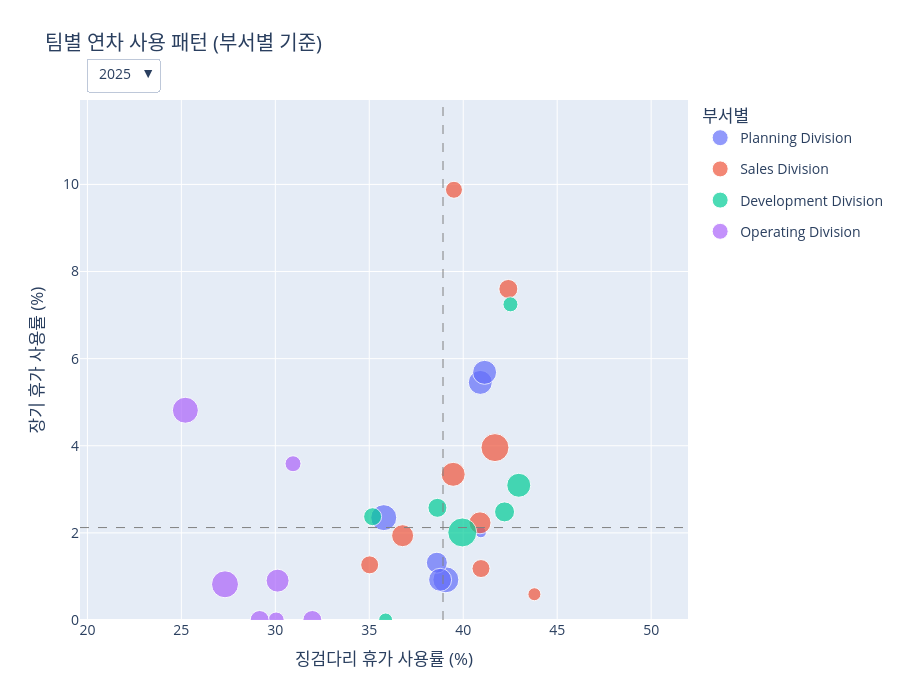

Write notebook code for a chart like this one.
### Code cell
# 2. 필요한 모듈 임포트
import pandas as pd
import plotly.graph_objects as go
import plotly.io as pio
from IPython.display import display

from services.data_preparer import prepare_proposal_20_data
from services.proposal_views.proposal_20_view import create_figure_and_df

# --- 테스트 실행 ---

# 1. app.py의 역할 (1): 데이터 준비 함수를 호출하여 필요한 데이터를 미리 로드합니다.
print("Step 1: `data_preparer`를 통해 분석용 데이터와 순서 정보를 준비합니다...")
# 글로벌 필터는 모두 기본값('전체')으로 호출
data_bundle = prepare_proposal_20_data() 
analysis_df = data_bundle.get("analysis_df", pd.DataFrame())
order_map = data_bundle.get("order_map", {})
print(" -> 데이터 준비 완료!")


# 2. app.py의 역할 (2): 사용자가 Streamlit 위젯을 통해 필터를 선택했다고 가정합니다.

# 2-1. app.py에 있을 차원 설정(Dimension Config) 정의
DIMENSION_CONFIG = {
    '부서별': {'type': 'hierarchical', 'top': 'DIVISION_NAME', 'sub': 'OFFICE_NAME'},
    '직무별': {'type': 'hierarchical', 'top': 'JOB_L1_NAME', 'sub': 'JOB_L2_NAME'},
    '직위직급별': {'type': 'flat', 'col': 'POSITION_NAME'},
    '성별': {'type': 'flat', 'col': 'GENDER'},
    '연령별': {'type': 'flat', 'col': 'AGE_BIN'},
    '경력연차별': {'type': 'flat', 'col': 'CAREER_BIN'},
    '연봉구간별': {'type': 'flat', 'col': 'SALARY_BIN'},
    '지역별': {'type': 'flat', 'col': 'REGION_CATEGORY'},
    '계약별': {'type': 'flat', 'col': 'CONT_CATEGORY'}
}

# 2-2. 사용자 선택 시뮬레이션
# ----- 테스트하고 싶은 값으로 변경 -----
selected_dimension_ui = '부서별'
# 이 뷰는 드릴다운 기능이 없으므로, drilldown_selection은 '전체'로 고정
drilldown_selection = '전체'
# -----------------------------------

print(f"Step 2: 사용자가 '{selected_dimension_ui}' 차원을 선택했습니다.")


# 3. app.py의 역할 (3): view 함수에 준비된 모든 데이터와 필터 값을 전달하여 결과물 생성
print("Step 3: `view` 모듈을 호출하여 그래프와 요약 테이블을 생성합니다...")
if not analysis_df.empty:
    fig, aggregate_df = create_figure_and_df(
        analysis_df=analysis_df, 
        dimension_ui_name=selected_dimension_ui, 
        # drilldown_selection=drilldown_selection, # 이 뷰는 '전체'일 때만 작동
        dimension_config=DIMENSION_CONFIG,
        order_map=order_map
    )
    print(" -> 생성 완료!")
else:
    print(" -> 분석할 데이터가 없어 빈 결과물을 생성합니다.")
    fig, aggregate_df = go.Figure(), pd.DataFrame()


# --- 결과 확인 ---

# 4. ipynb에서 생성된 그래프를 확인합니다.
print("\n--- [결과 1] 생성된 Plotly 그래프 ---")
# pio.renderers.default = 'vscode' 
fig.show()

# 5. ipynb에서 생성된 요약 테이블(aggregate_df)을 확인합니다.
print(f"\n--- [결과 2] 생성된 요약 테이블 ---")
display(aggregate_df)

### Figure 1 — Plotly figure (JSON) as saved in the notebook; plotly's stock layout.template omitted (floating-point values rounded to 4 significant figures)
{"data": [{"customdata": [["Planning Division", 11], ["Planning Division", 24], ["Planning Division", 26], ["Planning Division", 21], ["Planning Division", 26], ["Planning Division", 24], ["Planning Division", 23]], "hovertemplate": "<b>팀: %{text}</b><br>부서별: %{customdata[0]}<br>징검다리 휴가율: %{x:.1f}%<br>장기 휴가율: %{y:.1f}%<br>팀 인원수: %{customdata[1]}<extra></extra>", "legendgroup": "Planning Division", "marker": {"color": "#636EFA", "size": [11, 24, 26, 21, 26, 24, 23], "sizemin": 4, "sizeref": 1}, "mode": "markers", "name": "Planning Division", "showlegend": true, "text": ["Accounting Team", "Analysis Team", "Finance Office", "HR Team", "Planning Team", "Strategy Office", "Treasury Team"], "type": "scatter", "visible": true, "x": [40.94, 40.91, 39.08, 38.6, 35.77, 41.14, 38.77], "y": [2.013, 5.455, 0.9231, 1.316, 2.35, 5.686, 0.9231]}, {"customdata": [["Sales Division", 22], ["Sales Division", 19], ["Sales Division", 13], ["Sales Division", 22], ["Sales Division", 18], ["Sales Division", 28], ["Sales Division", 24], ["Sales Division", 17], ["Sales Division", 18]], "hovertemplate": "<b>팀: %{text}</b><br>부서별: %{customdata[0]}<br>징검다리 휴가율: %{x:.1f}%<br>장기 휴가율: %{y:.1f}%<br>팀 인원수: %{customdata[1]}<extra></extra>", "legendgroup": "Sales Division", "marker": {"color": "#EF553B", "size": [22, 19, 13, 22, 18, 28, 24, 17, 18], "sizemin": 4, "sizeref": 1}, "mode": "markers", "name": "Sales Division", "showlegend": true, "text": ["APAC Sales Team", "Content Marketing Team", "Domestic Sales Office", "Domestic Sales Team 1", "Domestic Sales Team 2", "EU/NA Sales Team", "Global Sales Office", "Marketing Office", "Performance Marketing Team"], "type": "scatter", "visible": true, "x": [36.77, 42.4, 43.79, 40.89, 40.94, 41.69, 39.46, 39.51, 35.02], "y": [1.935, 7.6, 0.5917, 2.23, 1.181, 3.958, 3.344, 9.877, 1.266]}, {"customdata": [["Development Division", 15], ["Development Division", 18], ["Development Division", 24], ["Development Division", 14], ["Development Division", 19], ["Development Division", 20], ["Development Division", 29]], "hovertemplate": "<b>팀: %{text}</b><br>부서별: %{customdata[0]}<br>징검다리 휴가율: %{x:.1f}%<br>장기 휴가율: %{y:.1f}%<br>팀 인원수: %{customdata[1]}<extra></extra>", "legendgroup": "Development Division", "marker": {"color": "#00CC96", "size": [15, 18, 24, 14, 19, 20, 29], "sizemin": 4, "sizeref": 1}, "mode": "markers", "name": "Development Division", "showlegend": true, "text": ["Backend Team", "Frontend Team", "Mobile Team", "QA Office", "R&D Office", "Service QA Team", "System QA Team"], "type": "scatter", "visible": true, "x": [42.51, 35.18, 42.96, 35.87, 38.63, 42.2, 39.95], "y": [7.246, 2.372, 3.093, 0.0, 2.575, 2.482, 2.01]}, {"customdata": [["Operating Division", 26], ["Operating Division", 27], ["Operating Division", 23], ["Operating Division", 19], ["Operating Division", 16], ["Operating Division", 16], ["Operating Division", 19]], "hovertemplate": "<b>팀: %{text}</b><br>부서별: %{customdata[0]}<br>징검다리 휴가율: %{x:.1f}%<br>장기 휴가율: %{y:.1f}%<br>팀 인원수: %{customdata[1]}<extra></extra>", "legendgroup": "Operating Division", "marker": {"color": "#AB63FA", "size": [26, 27, 23, 19, 16, 16, 19], "sizemin": 4, "sizeref": 1}, "mode": "markers", "name": "Operating Division", "showlegend": true, "text": ["Engineering Office", "Process Engineering Team", "Production Office", "Production Team Alpha", "Production Team Beta", "Production Team Charlie", "Quality Engineering Team"], "type": "scatter", "visible": true, "x": [25.21, 27.32, 30.12, 31.97, 30.05, 30.94, 29.17], "y": [4.816, 0.8197, 0.9036, 0.0, 0.0, 3.587, 0.0]}, {"customdata": [["Planning Division", 16], ["Planning Division", 27], ["Planning Division", 20], ["Planning Division", 21], ["Planning Division", 28], ["Planning Division", 26], ["Planning Division", 25]], "hovertemplate": "<b>팀: %{text}</b><br>부서별: %{customdata[0]}<br>징검다리 휴가율: %{x:.1f}%<br>장기 휴가율: %{y:.1f}%<br>팀 인원수: %{customdata[1]}<extra></extra>", "legendgroup": "Planning Division", "marker": {"color": "#636EFA", "size": [16, 27, 20, 21, 28, 26, 25], "sizemin": 4, "sizeref": 1}, "mode": "markers", "name": "Planning Division", "showlegend": false, "text": ["Accounting Team", "Analysis Team", "Finance Office", "HR Team", "Planning Team", "Strategy Office", "Treasury Team"], "type": "scatter", "visible": false, "x": [39.32, 40.75, 40.89, 39.93, 42.82, 35.51, 35.55], "y": [1.282, 0.8671, 1.487, 5.755, 0.0, 4.673, 3.468]}, {"customdata": [["Sales Division", 24], ["Sales Division", 21], ["Sales Division", 15], ["Sales Division", 23], ["Sales Division", 19], ["Sales Division", 26], ["Sales Division", 20], ["Sales Division", 17], ["Sales Division", 19]], "hovertemplate": "<b>팀: %{text}</b><br>부서별: %{customdata[0]}<br>징검다리 휴가율: %{x:.1f}%<br>장기 휴가율: %{y:.1f}%<br>팀 인원수: %{customdata[1]}<extra></extra>", "legendgroup": "Sales Division", "marker": {"color": "#EF553B", "size": [24, 21, 15, 23, 19, 26, 20, 17, 19], "sizemin": 4, "sizeref": 1}, "mode": "markers", "name": "Sales Division", "showlegend": false, "text": ["APAC Sales Team", "Content Marketing Team", "Domestic Sales Office", "Domestic Sales Team 1", "Domestic Sales Team 2", "EU/NA Sales Team", "Global Sales Office", "Marketing Office", "Performance Marketing Team"], "type": "scatter", "visible": false, "x": [37.1, 49.07, 45.75, 40.98, 38.0, 37.43, 35.8, 38.03, 35.98], "y": [2.903, 6.32, 2.83, 1.639, 2.4, 0.838, 0.0, 4.701, 3.409]}, {"customdata": [["Development Division", 20], ["Development Division", 21], ["Development Division", 23], ["Development Division", 12], ["Development Division", 19], ["Development Division", 21], ["Development Division", 28]], "hovertemplate": "<b>팀: %{text}</b><br>부서별: %{customdata[0]}<br>징검다리 휴가율: %{x:.1f}%<br>장기 휴가율: %{y:.1f}%<br>팀 인원수: %{customdata[1]}<extra></extra>", "legendgroup": "Development Division", "marker": {"color": "#00CC96", "size": [20, 21, 23, 12, 19, 21, 28], "sizemin": 4, "sizeref": 1}, "mode": "markers", "name": "Development Division", "showlegend": false, "text": ["Backend Team", "Frontend Team", "Mobile Team", "QA Office", "R&D Office", "Service QA Team", "System QA Team"], "type": "scatter", "visible": false, "x": [41.83, 45.99, 37.26, 43.84, 39.55, 39.91, 41.78], "y": [2.39, 3.136, 0.0, 0.0, 2.239, 0.0, 7.008]}, {"customdata": [["Operating Division", 27], ["Operating Division", 24], ["Operating Division", 25], ["Operating Division", 21], ["Operating Division", 22], ["Operating Division", 20], ["Operating Division", 20]], "hovertemplate": "<b>팀: %{text}</b><br>부서별: %{customdata[0]}<br>징검다리 휴가율: %{x:.1f}%<br>장기 휴가율: %{y:.1f}%<br>팀 인원수: %{customdata[1]}<extra></extra>", "legendgroup": "Operating Division", "marker": {"color": "#AB63FA", "size": [27, 24, 25, 21, 22, 20, 20], "sizemin": 4, "sizeref": 1}, "mode": "markers", "name": "Operating Division", "showlegend": false, "text": ["Engineering Office", "Process Engineering Team", "Production Office", "Production Team Alpha", "Production Team Beta", "Production Team Charlie", "Quality Engineering Team"], "type": "scatter", "visible": false, "x": [27.56, 27.39, 29.45, 26.62, 29.93, 26.87, 26.92], "y": [4.724, 1.911, 4.956, 1.141, 7.143, 0.0, 2.098]}, {"customdata": [["Planning Division", 22], ["Planning Division", 26], ["Planning Division", 24], ["Planning Division", 20], ["Planning Division", 21], ["Planning Division", 24], ["Planning Division", 19]], "hovertemplate": "<b>팀: %{text}</b><br>부서별: %{customdata[0]}<br>징검다리 휴가율: %{x:.1f}%<br>장기 휴가율: %{y:.1f}%<br>팀 인원수: %{customdata[1]}<extra></extra>", "legendgroup": "Planning Division", "marker": {"color": "#636EFA", "size": [22, 26, 24, 20, 21, 24, 19], "sizemin": 4, "sizeref": 1}, "mode": "markers", "name": "Planning Division", "showlegend": false, "text": ["Accounting Team", "Analysis Team", "Finance Office", "HR Team", "Planning Team", "Strategy Office", "Treasury Team"], "type": "scatter", "visible": false, "x": [39.44, 40.43, 44.19, 44.31, 41.91, 42.41, 41.58], "y": [1.056, 1.617, 4.494, 4.472, 3.309, 2.532, 3.226]}, {"customdata": [["Sales Division", 19], ["Sales Division", 21], ["Sales Division", 16], ["Sales Division", 24], ["Sales Division", 15], ["Sales Division", 26], ["Sales Division", 18], ["Sales Division", 21], ["Sales Division", 18]], "hovertemplate": "<b>팀: %{text}</b><br>부서별: %{customdata[0]}<br>징검다리 휴가율: %{x:.1f}%<br>장기 휴가율: %{y:.1f}%<br>팀 인원수: %{customdata[1]}<extra></extra>", "legendgroup": "Sales Division", "marker": {"color": "#EF553B", "size": [19, 21, 16, 24, 15, 26, 18, 21, 18], "sizemin": 4, "sizeref": 1}, "mode": "markers", "name": "Sales Division", "showlegend": false, "text": ["APAC Sales Team", "Content Marketing Team", "Domestic Sales Office", "Domestic Sales Team 1", "Domestic Sales Team 2", "EU/NA Sales Team", "Global Sales Office", "Marketing Office", "Performance Marketing Team"], "type": "scatter", "visible": false, "x": [38.82, 41.12, 36.32, 42.98, 38.92, 41.9, 33.79, 40.74, 40.56], "y": [1.176, 0.9868, 4.245, 0.8427, 0.0, 6.704, 1.37, 1.111, 6.827]}, {"customdata": [["Development Division", 19], ["Development Division", 19], ["Development Division", 21], ["Development Division", 14], ["Development Division", 22], ["Development Division", 20], ["Development Division", 22]], "hovertemplate": "<b>팀: %{text}</b><br>부서별: %{customdata[0]}<br>징검다리 휴가율: %{x:.1f}%<br>장기 휴가율: %{y:.1f}%<br>팀 인원수: %{customdata[1]}<extra></extra>", "legendgroup": "Development Division", "marker": {"color": "#00CC96", "size": [19, 19, 21, 14, 22, 20, 22], "sizemin": 4, "sizeref": 1}, "mode": "markers", "name": "Development Division", "showlegend": false, "text": ["Backend Team", "Frontend Team", "Mobile Team", "QA Office", "R&D Office", "Service QA Team", "System QA Team"], "type": "scatter", "visible": false, "x": [41.47, 46.28, 40.28, 39.36, 40.08, 40.5, 42.51], "y": [1.938, 2.479, 3.472, 0.0, 3.891, 8.602, 1.045]}, {"customdata": [["Operating Division", 23], ["Operating Division", 22], ["Operating Division", 24], ["Operating Division", 16], ["Operating Division", 20], ["Operating Division", 26], ["Operating Division", 21]], "hovertemplate": "<b>팀: %{text}</b><br>부서별: %{customdata[0]}<br>징검다리 휴가율: %{x:.1f}%<br>장기 휴가율: %{y:.1f}%<br>팀 인원수: %{customdata[1]}<extra></extra>", "legendgroup": "Operating Division", "marker": {"color": "#AB63FA", "size": [23, 22, 24, 16, 20, 26, 21], "sizemin": 4, "sizeref": 1}, "mode": "markers", "name": "Operating Division", "showlegend": false, "text": ["Engineering Office", "Process Engineering Team", "Production Office", "Production Team Alpha", "Production Team Beta", "Production Team Charlie", "Quality Engineering Team"], "type": "scatter", "visible": false, "x": [29.58, 29.26, 31.48, 31.65, 26.52, 28.18, 31.88], "y": [3.859, 0.9646, 3.934, 0.0, 2.509, 3.867, 1.087]}, {"customdata": [["Planning Division", 17], ["Planning Division", 22], ["Planning Division", 20], ["Planning Division", 16], ["Planning Division", 20], ["Planning Division", 26], ["Planning Division", 20]], "hovertemplate": "<b>팀: %{text}</b><br>부서별: %{customdata[0]}<br>징검다리 휴가율: %{x:.1f}%<br>장기 휴가율: %{y:.1f}%<br>팀 인원수: %{customdata[1]}<extra></extra>", "legendgroup": "Planning Division", "marker": {"color": "#636EFA", "size": [17, 22, 20, 16, 20, 26, 20], "sizemin": 4, "sizeref": 1}, "mode": "markers", "name": "Planning Division", "showlegend": false, "text": ["Accounting Team", "Analysis Team", "Finance Office", "HR Team", "Planning Team", "Strategy Office", "Treasury Team"], "type": "scatter", "visible": false, "x": [46.32, 38.44, 42.42, 38.66, 40.53, 41.69, 38.75], "y": [3.463, 2.041, 3.788, 0.0, 0.0, 0.8746, 10.7]}, {"customdata": [["Sales Division", 19], ["Sales Division", 20], ["Sales Division", 14], ["Sales Division", 24], ["Sales Division", 16], ["Sales Division", 25], ["Sales Division", 13], ["Sales Division", 19], ["Sales Division", 23]], "hovertemplate": "<b>팀: %{text}</b><br>부서별: %{customdata[0]}<br>징검다리 휴가율: %{x:.1f}%<br>장기 휴가율: %{y:.1f}%<br>팀 인원수: %{customdata[1]}<extra></extra>", "legendgroup": "Sales Division", "marker": {"color": "#EF553B", "size": [19, 20, 14, 24, 16, 25, 13, 19, 23], "sizemin": 4, "sizeref": 1}, "mode": "markers", "name": "Sales Division", "showlegend": false, "text": ["APAC Sales Team", "Content Marketing Team", "Domestic Sales Office", "Domestic Sales Team 1", "Domestic Sales Team 2", "EU/NA Sales Team", "Global Sales Office", "Marketing Office", "Performance Marketing Team"], "type": "scatter", "visible": false, "x": [44.76, 41.46, 46.34, 40.56, 37.14, 38.15, 37.79, 33.73, 38.38], "y": [8.468, 3.484, 0.0, 0.0, 2.857, 0.0, 9.302, 1.205, 0.0]}, {"customdata": [["Development Division", 17], ["Development Division", 17], ["Development Division", 21], ["Development Division", 14], ["Development Division", 22], ["Development Division", 19], ["Development Division", 22]], "hovertemplate": "<b>팀: %{text}</b><br>부서별: %{customdata[0]}<br>징검다리 휴가율: %{x:.1f}%<br>장기 휴가율: %{y:.1f}%<br>팀 인원수: %{customdata[1]}<extra></extra>", "legendgroup": "Development Division", "marker": {"color": "#00CC96", "size": [17, 17, 21, 14, 22, 19, 22], "sizemin": 4, "sizeref": 1}, "mode": "markers", "name": "Development Division", "showlegend": false, "text": ["Backend Team", "Frontend Team", "Mobile Team", "QA Office", "R&D Office", "Service QA Team", "System QA Team"], "type": "scatter", "visible": false, "x": [38.81, 34.5, 43.4, 40.11, 37.9, 33.6, 37.42], "y": [0.0, 0.0, 1.132, 0.0, 0.0, 1.186, 3.145]}, {"customdata": [["Operating Division", 23], ["Operating Division", 17], ["Operating Division", 20], ["Operating Division", 19], ["Operating Division", 20], ["Operating Division", 26], ["Operating Division", 21]], "hovertemplate": "<b>팀: %{text}</b><br>부서별: %{customdata[0]}<br>징검다리 휴가율: %{x:.1f}%<br>장기 휴가율: %{y:.1f}%<br>팀 인원수: %{customdata[1]}<extra></extra>", "legendgroup": "Operating Division", "marker": {"color": "#AB63FA", "size": [23, 17, 20, 19, 20, 26, 21], "sizemin": 4, "sizeref": 1}, "mode": "markers", "name": "Operating Division", "showlegend": false, "text": ["Engineering Office", "Process Engineering Team", "Production Office", "Production Team Alpha", "Production Team Beta", "Production Team Charlie", "Quality Engineering Team"], "type": "scatter", "visible": false, "x": [25.17, 26.7, 25.93, 26.77, 25.98, 30.26, 25.8], "y": [1.361, 0.0, 4.815, 7.087, 4.331, 5.526, 3.18]}, {"customdata": [["Planning Division", 17], ["Planning Division", 24], ["Planning Division", 16], ["Planning Division", 15], ["Planning Division", 22], ["Planning Division", 27], ["Planning Division", 20]], "hovertemplate": "<b>팀: %{text}</b><br>부서별: %{customdata[0]}<br>징검다리 휴가율: %{x:.1f}%<br>장기 휴가율: %{y:.1f}%<br>팀 인원수: %{customdata[1]}<extra></extra>", "legendgroup": "Planning Division", "marker": {"color": "#636EFA", "size": [17, 24, 16, 15, 22, 27, 20], "sizemin": 4, "sizeref": 1}, "mode": "markers", "name": "Planning Division", "showlegend": false, "text": ["Accounting Team", "Analysis Team", "Finance Office", "HR Team", "Planning Team", "Strategy Office", "Treasury Team"], "type": "scatter", "visible": false, "x": [42.93, 39.21, 37.88, 46.08, 43.0, 42.45, 38.89], "y": [1.515, 3.647, 7.576, 1.382, 0.9772, 3.385, 0.0]}, {"customdata": [["Sales Division", 18], ["Sales Division", 20], ["Sales Division", 16], ["Sales Division", 17], ["Sales Division", 10], ["Sales Division", 25], ["Sales Division", 14], ["Sales Division", 17], ["Sales Division", 24]], "hovertemplate": "<b>팀: %{text}</b><br>부서별: %{customdata[0]}<br>징검다리 휴가율: %{x:.1f}%<br>장기 휴가율: %{y:.1f}%<br>팀 인원수: %{customdata[1]}<extra></extra>", "legendgroup": "Sales Division", "marker": {"color": "#EF553B", "size": [18, 20, 16, 17, 10, 25, 14, 17, 24], "sizemin": 4, "sizeref": 1}, "mode": "markers", "name": "Sales Division", "showlegend": false, "text": ["APAC Sales Team", "Content Marketing Team", "Domestic Sales Office", "Domestic Sales Team 1", "Domestic Sales Team 2", "EU/NA Sales Team", "Global Sales Office", "Marketing Office", "Performance Marketing Team"], "type": "scatter", "visible": false, "x": [41.08, 41.11, 37.85, 43.93, 49.26, 41.0, 44.44, 40.53, 40.29], "y": [0.0, 2.222, 2.804, 1.402, 0.0, 4.432, 0.0, 1.762, 1.739]}, {"customdata": [["Development Division", 16], ["Development Division", 25], ["Development Division", 19], ["Development Division", 13], ["Development Division", 23], ["Development Division", 18], ["Development Division", 20]], "hovertemplate": "<b>팀: %{text}</b><br>부서별: %{customdata[0]}<br>징검다리 휴가율: %{x:.1f}%<br>장기 휴가율: %{y:.1f}%<br>팀 인원수: %{customdata[1]}<extra></extra>", "legendgroup": "Development Division", "marker": {"color": "#00CC96", "size": [16, 25, 19, 13, 23, 18, 20], "sizemin": 4, "sizeref": 1}, "mode": "markers", "name": "Development Division", "showlegend": false, "text": ["Backend Team", "Frontend Team", "Mobile Team", "QA Office", "R&D Office", "Service QA Team", "System QA Team"], "type": "scatter", "visible": false, "x": [41.75, 39.88, 39.84, 33.53, 40.43, 40.5, 46.15], "y": [6.701, 0.9202, 0.0, 0.0, 1.418, 0.0, 0.0]}, {"customdata": [["Operating Division", 20], ["Operating Division", 18], ["Operating Division", 18], ["Operating Division", 21], ["Operating Division", 17], ["Operating Division", 21], ["Operating Division", 23]], "hovertemplate": "<b>팀: %{text}</b><br>부서별: %{customdata[0]}<br>징검다리 휴가율: %{x:.1f}%<br>장기 휴가율: %{y:.1f}%<br>팀 인원수: %{customdata[1]}<extra></extra>", "legendgroup": "Operating Division", "marker": {"color": "#AB63FA", "size": [20, 18, 18, 21, 17, 21, 23], "sizemin": 4, "sizeref": 1}, "mode": "markers", "name": "Operating Division", "showlegend": false, "text": ["Engineering Office", "Process Engineering Team", "Production Office", "Production Team Alpha", "Production Team Beta", "Production Team Charlie", "Quality Engineering Team"], "type": "scatter", "visible": false, "x": [26.83, 31.54, 28.45, 22.3, 25.9, 32.25, 28.57], "y": [3.484, 5.0, 0.0, 1.079, 0.0, 0.0, 1.905]}, {"customdata": [["Planning Division", 20], ["Planning Division", 20], ["Planning Division", 11], ["Planning Division", 14], ["Planning Division", 23], ["Planning Division", 25], ["Planning Division", 19]], "hovertemplate": "<b>팀: %{text}</b><br>부서별: %{customdata[0]}<br>징검다리 휴가율: %{x:.1f}%<br>장기 휴가율: %{y:.1f}%<br>팀 인원수: %{customdata[1]}<extra></extra>", "legendgroup": "Planning Division", "marker": {"color": "#636EFA", "size": [20, 20, 11, 14, 23, 25, 19], "sizemin": 4, "sizeref": 1}, "mode": "markers", "name": "Planning Division", "showlegend": false, "text": ["Accounting Team", "Analysis Team", "Finance Office", "HR Team", "Planning Team", "Strategy Office", "Treasury Team"], "type": "scatter", "visible": false, "x": [40.3, 38.4, 40.54, 41.27, 42.45, 38.11, 37.98], "y": [1.141, 0.0, 0.0, 0.0, 4.676, 2.134, 10.85]}, {"customdata": [["Sales Division", 16], ["Sales Division", 21], ["Sales Division", 19], ["Sales Division", 16], ["Sales Division", 11], ["Sales Division", 25], ["Sales Division", 19], ["Sales Division", 15], ["Sales Division", 22]], "hovertemplate": "<b>팀: %{text}</b><br>부서별: %{customdata[0]}<br>징검다리 휴가율: %{x:.1f}%<br>장기 휴가율: %{y:.1f}%<br>팀 인원수: %{customdata[1]}<extra></extra>", "legendgroup": "Sales Division", "marker": {"color": "#EF553B", "size": [16, 21, 19, 16, 11, 25, 19, 15, 22], "sizemin": 4, "sizeref": 1}, "mode": "markers", "name": "Sales Division", "showlegend": false, "text": ["APAC Sales Team", "Content Marketing Team", "Domestic Sales Office", "Domestic Sales Team 1", "Domestic Sales Team 2", "EU/NA Sales Team", "Global Sales Office", "Marketing Office", "Performance Marketing Team"], "type": "scatter", "visible": false, "x": [39.32, 38.52, 45.53, 39.25, 42.06, 44.44, 41.95, 38.19, 37.88], "y": [2.913, 8.519, 0.0, 6.542, 0.0, 0.0, 0.0, 0.0, 3.03]}, {"customdata": [["Development Division", 16], ["Development Division", 22], ["Development Division", 22], ["Development Division", 12], ["Development Division", 20], ["Development Division", 18], ["Development Division", 16]], "hovertemplate": "<b>팀: %{text}</b><br>부서별: %{customdata[0]}<br>징검다리 휴가율: %{x:.1f}%<br>장기 휴가율: %{y:.1f}%<br>팀 인원수: %{customdata[1]}<extra></extra>", "legendgroup": "Development Division", "marker": {"color": "#00CC96", "size": [16, 22, 22, 12, 20, 18, 16], "sizemin": 4, "sizeref": 1}, "mode": "markers", "name": "Development Division", "showlegend": false, "text": ["Backend Team", "Frontend Team", "Mobile Team", "QA Office", "R&D Office", "Service QA Team", "System QA Team"], "type": "scatter", "visible": false, "x": [42.92, 42.27, 37.77, 39.49, 36.07, 37.5, 36.94], "y": [0.0, 0.0, 6.115, 0.0, 1.071, 4.464, 9.009]}, {"customdata": [["Operating Division", 20], ["Operating Division", 17], ["Operating Division", 18], ["Operating Division", 24], ["Operating Division", 17], ["Operating Division", 21], ["Operating Division", 22]], "hovertemplate": "<b>팀: %{text}</b><br>부서별: %{customdata[0]}<br>징검다리 휴가율: %{x:.1f}%<br>장기 휴가율: %{y:.1f}%<br>팀 인원수: %{customdata[1]}<extra></extra>", "legendgroup": "Operating Division", "marker": {"color": "#AB63FA", "size": [20, 17, 18, 24, 17, 21, 22], "sizemin": 4, "sizeref": 1}, "mode": "markers", "name": "Operating Division", "showlegend": false, "text": ["Engineering Office", "Process Engineering Team", "Production Office", "Production Team Alpha", "Production Team Beta", "Production Team Charlie", "Quality Engineering Team"], "type": "scatter", "visible": false, "x": [28.42, 30.36, 28.09, 32.38, 30.16, 25.96, 27.37], "y": [2.105, 2.679, 0.0, 0.9524, 1.19, 2.105, 7.018]}], "layout": {"annotations": [{"align": "left", "showarrow": false, "text": "연도 선택:", "x": 0, "y": 1.08, "yref": "paper"}], "font": {"size": 14}, "height": 700, "legend": {"title": {"text": "부서별"}}, "shapes": [{"line": {"color": "grey", "dash": "dash", "width": 1}, "type": "line", "x0": 38.92, "x1": 38.92, "xref": "x", "y0": 0, "y1": 1, "yref": "y domain"}, {"line": {"color": "grey", "dash": "dash", "width": 1}, "type": "line", "x0": 0, "x1": 1, "xref": "x domain", "y0": 2.122, "y1": 2.122, "yref": "y"}], "title": {"text": "팀별 연차 사용 패턴 (부서별 기준)"}, "updatemenus": [{"active": 0, "buttons": [{"args": [{"showlegend": [true, true, true, true, false, false, false, false, false, false, false, false, false, false, false, false, false, false, false, false, false, false, false, false], "visible": [true, true, true, true, false, false, false, false, false, false, false, false, false, false, false, false, false, false, false, false, false, false, false, false]}, {"shapes": [{"line": {"color": "grey", "dash": "dash", "width": 1}, "type": "line", "x0": 38.92, "x1": 38.92, "y0": 0, "y1": 11.94}, {"line": {"color": "grey", "dash": "dash", "width": 1}, "type": "line", "x0": 19.61, "x1": 51.96, "y0": 2.122, "y1": 2.122}]}], "label": "2025", "method": "update"}, {"args": [{"showlegend": [false, false, false, false, true, true, true, true, false, false, false, false, false, false, false, false, false, false, false, false, false, false, false, false], "visible": [false, false, false, false, true, true, true, true, false, false, false, false, false, false, false, false, false, false, false, false, false, false, false, false]}, {"shapes": [{"line": {"color": "grey", "dash": "dash", "width": 1}, "type": "line", "x0": 38.02, "x1": 38.02, "y0": 0, "y1": 11.94}, {"line": {"color": "grey", "dash": "dash", "width": 1}, "type": "line", "x0": 19.61, "x1": 51.96, "y0": 2.315, "y1": 2.315}]}], "label": "2024", "method": "update"}, {"args": [{"showlegend": [false, false, false, false, false, false, false, false, true, true, true, true, false, false, false, false, false, false, false, false, false, false, false, false], "visible": [false, false, false, false, false, false, false, false, true, true, true, true, false, false, false, false, false, false, false, false, false, false, false, false]}, {"shapes": [{"line": {"color": "grey", "dash": "dash", "width": 1}, "type": "line", "x0": 40.35, "x1": 40.35, "y0": 0, "y1": 11.94}, {"line": {"color": "grey", "dash": "dash", "width": 1}, "type": "line", "x0": 19.61, "x1": 51.96, "y0": 2.494, "y1": 2.494}]}], "label": "2023", "method": "update"}, {"args": [{"showlegend": [false, false, false, false, false, false, false, false, false, false, false, false, true, true, true, true, false, false, false, false, false, false, false, false], "visible": [false, false, false, false, false, false, false, false, false, false, false, false, true, true, true, true, false, false, false, false, false, false, false, false]}, {"shapes": [{"line": {"color": "grey", "dash": "dash", "width": 1}, "type": "line", "x0": 38.27, "x1": 38.27, "y0": 0, "y1": 11.94}, {"line": {"color": "grey", "dash": "dash", "width": 1}, "type": "line", "x0": 19.61, "x1": 51.96, "y0": 1.283, "y1": 1.283}]}], "label": "2022", "method": "update"}, {"args": [{"showlegend": [false, false, false, false, false, false, false, false, false, false, false, false, false, false, false, false, true, true, true, true, false, false, false, false], "visible": [false, false, false, false, false, false, false, false, false, false, false, false, false, false, false, false, true, true, true, true, false, false, false, false]}, {"shapes": [{"line": {"color": "grey", "dash": "dash", "width": 1}, "type": "line", "x0": 40.36, "x1": 40.36, "y0": 0, "y1": 11.94}, {"line": {"color": "grey", "dash": "dash", "width": 1}, "type": "line", "x0": 19.61, "x1": 51.96, "y0": 1.392, "y1": 1.392}]}], "label": "2021", "method": "update"}, {"args": [{"showlegend": [false, false, false, false, false, false, false, false, false, false, false, false, false, false, false, false, false, false, false, false, true, true, true, true], "visible": [false, false, false, false, false, false, false, false, false, false, false, false, false, false, false, false, false, false, false, false, true, true, true, true]}, {"shapes": [{"line": {"color": "grey", "dash": "dash", "width": 1}, "type": "line", "x0": 38.3, "x1": 38.3, "y0": 0, "y1": 11.94}, {"line": {"color": "grey", "dash": "dash", "width": 1}, "type": "line", "x0": 19.61, "x1": 51.96, "y0": 1.166, "y1": 1.166}]}], "label": "2020", "method": "update"}], "direction": "down", "pad": {"r": 10, "t": 10}, "showactive": true, "x": 0.01, "xanchor": "left", "y": 1.1, "yanchor": "top"}], "xaxis": {"range": [19.61, 51.96], "title": {"text": "징검다리 휴가 사용률 (%)"}}, "yaxis": {"range": [0, 11.94], "title": {"text": "장기 휴가 사용률 (%)"}}}}
